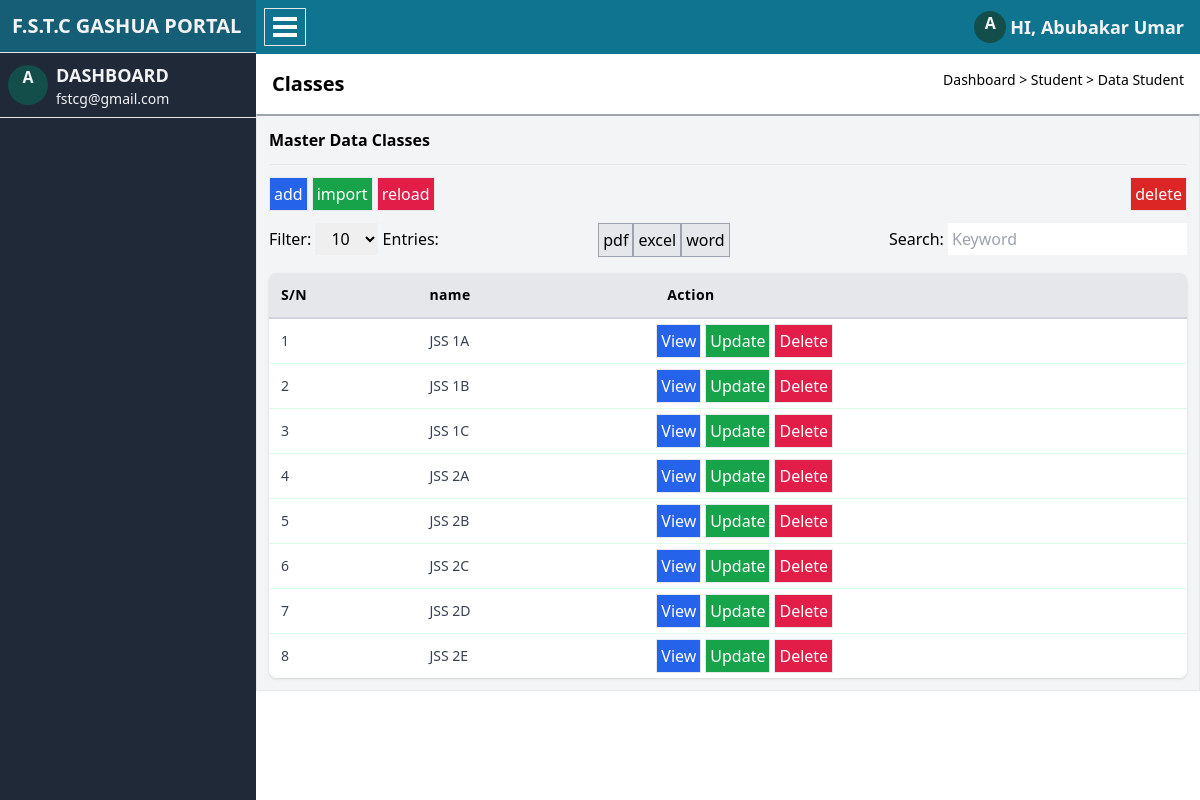
The app's page /levels/ with its own data.
### profiles/models.py (models this page shows, shortened)
class Level(models.Model):
    name = models.CharField(max_length = 255)

### profiles/views.py (the view)
# urls.py: path('levels/', views.levels, name = 'levels'),
def levels(request):
    levels = Level.objects.all()
    context = {
        'levels':levels,
    }
    return render(request, 'data/classes.html', context)

### profiles/templates/data/classes.html (shortened to what this page needs)
{% extends 'dashboards/base.html' %}
{% block content %}
    <div class=" w-full relative">
        <div class="bg-cyan-700 p-2 flex justify-between">
            <div class="lef font-bold text-gray-100 space-y-1 border p-2">
                <div class="bg-white h-1 w-6"></div>
                <div class="bg-white h-1 w-6"></div>
                <div class="bg-white h-1 w-6"></div>
            </div>
            <div class="flex items-center gap-1 px-2 text-gray-100">
                <div class="rounded-full bg-teal-900">
                    <h1 class="font-bold text-center w-8 h-8">A</h1>
                </div>
                <h2 class="font-semibold text-lg">HI, Abubakar Umar</h2>
            </div>
        </div>
        <div class="flex justify-between p-4">
            <div class="left">
                <h1 class="font-semibold text-xl">Classes</h1>
            </div>
            <div class="text-sm">
                <a href="">Dashboard ></a>
                <a href="">Student ></a>
                <a href="">Data Student</a>
            </div>
        </div>
        <div class="bg-gray-100 p-3 border border-t-2 border-t-gray-400">
            <h1 class="font-semibold pb-3">Master Data Classes</h1>
            <hr>
            <div class="flex flex-col pb-4">
                <div class="flex justify-between">
                    <ul class="flex gap-1 py-3">
                        <li class="bg-blue-600 p-1 text-white border"><a href="#">add</a></li>
                        <li class="bg-green-600 p-1 text-white border"><a href="">import</a></li>
                        <li class="bg-rose-600 p-1 text-white border"><a href="">reload</a></li>
                    </ul>
                    <div class="">
                        <a class="bg-red-600 my-3 p-1 inline-block text-white border" href="">delete</a>
                    </div>
                </div>
                <div class="flex justify-between">
                    <div class="filter">
                        <label for="filter">Filter: </label>
                        <select class="px-3 py-1" name="" id="">
                            <option value="">10</option>
                        </select>
                        <label for="entries">Entries: </label>
                    </div>
                    <ul class="flex items-center">
                        <li class="p-1 border border-gray-400 bg-gray-200"><a href="">pdf</a></li>
                        <li class="p-1 border border-gray-400 bg-gray-200"><a href="">excel</a></li>
                        <li class="p-1 border border-gray-400 bg-gray-200"><a href="">word</a></li>
                    </ul>
                    <div class="search">
                        <label for="">Search:</label>
                        <input class="p-1" type="text" placeholder="Keyword">
                    </div>
                </div>
            </div>
            <div class="overflow-auto rounded-lg shadow md:block">
                <table class="w-full">
                    <thead class="bg-gray-200 border-b-2 border-gray-300">
                        <tr>
                            <th class="p-3 w-8 text-sm font-semibold tracking-wide text-left">S/N</th>
                            <th class="p-3 w-20 text-sm font-semibold tracking-wide text-left">name</th>
                            <th class="w-32 p-3 text-sm font-semibold tracking-wide text-left">Action</th>
                        </tr>
                    </thead>
                    <tbody class="divide-y divide-green-100" >
                        {% for level in levels %}
                            <tr class="bg-white">
                                <td class="p-3 text-sm text-gray-700 whitespace-nowrap">{{forloop.counter}}</td>
                                <td class="p-3 text-sm text-gray-700 whitespace-nowrap">{{level.name}}</td>
                                <td>
                                    <ul class="flex gap-1">
                                        <li class="bg-blue-600 p-1 text-white border"><a href="#">View</a></li>
                                        <li class="bg-green-600 p-1 text-white border"><a href="#">Update</a></li>
                                        <li class="bg-rose-600 p-1 text-white border"><a href="#">Delete</a></li>
                                    </ul>
                                </td>
                            </tr>
                        {% endfor %}
                    </tbody>
                </table>
            </div>
        </div>
    </div>
{% endblock content %}

### records on screen
Level: name "JSS 1A"
Level: name "JSS 1B"
Level: name "JSS 1C"
Level: name "JSS 2A"
Level: name "JSS 2B"
Level: name "JSS 2C"
Level: name "JSS 2D"
Level: name "JSS 2E"
